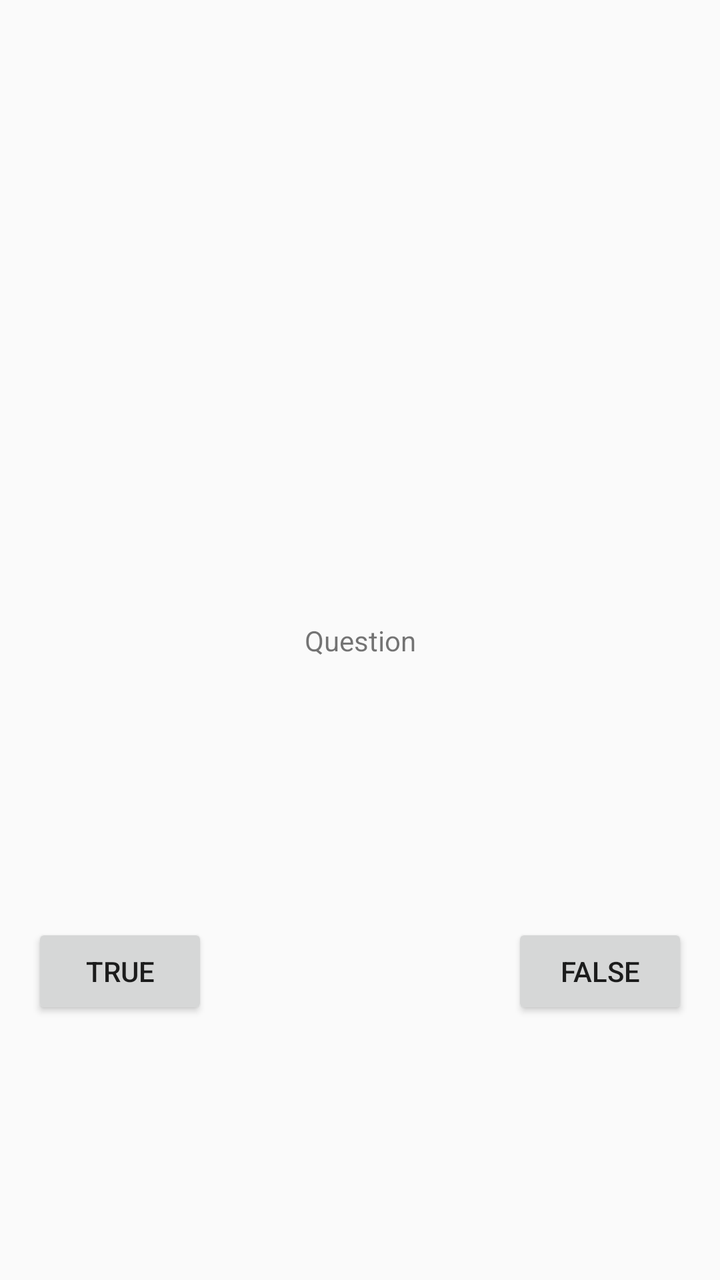
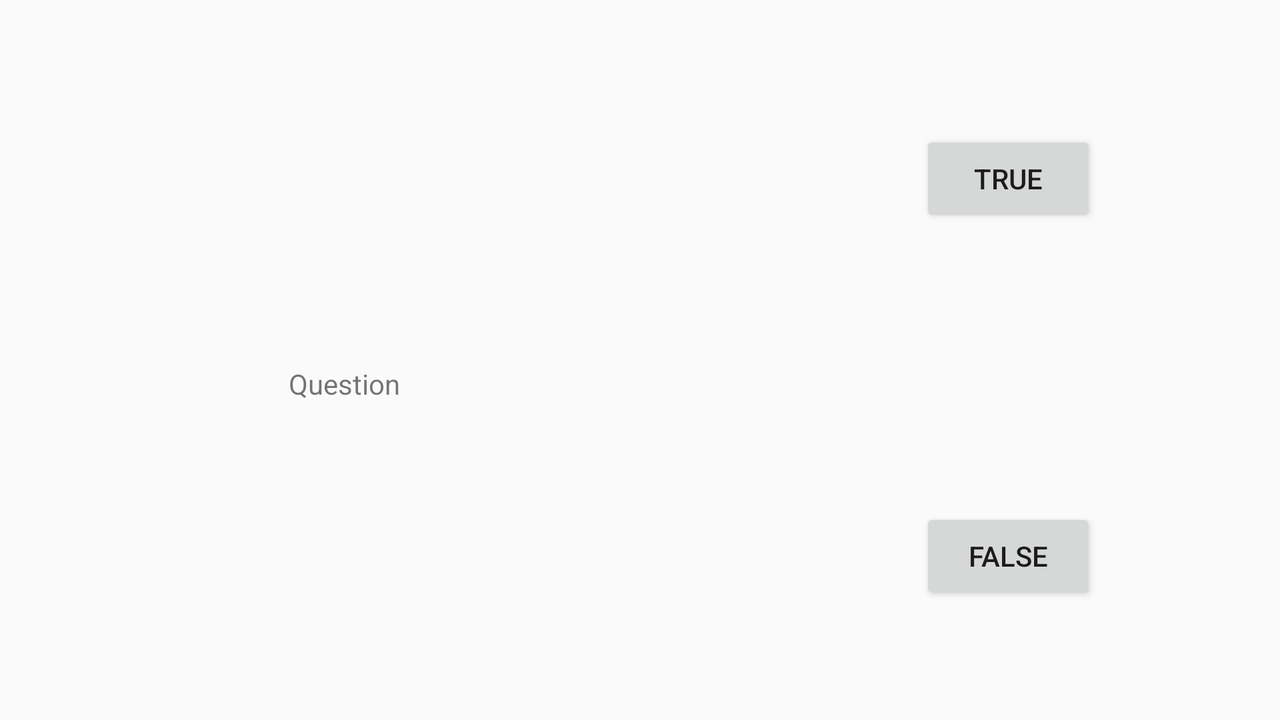

First picture: res/layout/ on a phone held upright. Second picture: the repository's own variant of that layout, on a device whose configuration matches the variant's folder. Source for both follows.
<!-- AndroidManifest.xml: application theme Theme.TestApp -->
<!-- res/layout/activity_landscapeversion.xml -->
<?xml version="1.0" encoding="utf-8"?>
<android.support.constraint.ConstraintLayout xmlns:android="http://schemas.android.com/apk/res/android"
    xmlns:app="http://schemas.android.com/apk/res-auto"
    xmlns:tools="http://schemas.android.com/tools"
    android:layout_width="match_parent"
    android:layout_height="match_parent"
    tools:context=".MainActivity">

    <TextView
        android:id="@+id/question"
        android:layout_width="wrap_content"
        android:layout_height="wrap_content"
        android:text="Question"
        app:layout_constraintBottom_toBottomOf="parent"
        app:layout_constraintEnd_toEndOf="parent"
        app:layout_constraintStart_toStartOf="parent"
        app:layout_constraintTop_toTopOf="parent" />

    <Button
        android:id="@+id/trueButton"
        android:layout_width="wrap_content"
        android:layout_height="wrap_content"
        android:layout_marginStart="16dp"
        android:onClick="selectTrue"
        android:text="True"
        app:layout_constraintBottom_toBottomOf="parent"
        app:layout_constraintStart_toStartOf="parent"
        app:layout_constraintTop_toBottomOf="@+id/question"
        app:layout_constraintVertical_bias="0.503" />

    <Button
        android:id="@+id/falseButton"
        android:layout_width="wrap_content"
        android:layout_height="wrap_content"
        android:layout_marginEnd="16dp"
        android:onClick="selectFalse"
        android:text="False"
        app:layout_constraintBottom_toBottomOf="parent"
        app:layout_constraintEnd_toEndOf="parent"
        app:layout_constraintTop_toBottomOf="@+id/question"
        app:layout_constraintVertical_bias="0.503" />

</android.support.constraint.ConstraintLayout>
<!-- resources referenced by this layout -->
<resources>
  <style name="Theme.TestApp" parent="Theme.AppCompat.Light.NoActionBar">
          
          <item name="colorPrimary">@color/purple_500</item>
          <item name="colorPrimaryDark">@color/purple_700</item>
          <item name="colorAccent">@color/teal_200</item>
          
      </style>
  <color name="purple_500">#FF6200EE</color>
  <color name="purple_700">#FF3700B3</color>
  <color name="teal_200">#FF03DAC5</color>
</resources>
<!-- res/layout-land/activity_landscapeversion.xml (the repository's variant of the layout above) -->
<!-- drawn on the phone turned sideways -->
<?xml version="1.0" encoding="utf-8"?>
<android.support.constraint.ConstraintLayout xmlns:android="http://schemas.android.com/apk/res/android"
    xmlns:app="http://schemas.android.com/apk/res-auto"
    xmlns:tools="http://schemas.android.com/tools"
    android:layout_width="match_parent"
    android:layout_height="match_parent"
    tools:context=".MainActivity">

    <TextView
        android:id="@+id/question"
        android:layout_width="wrap_content"
        android:layout_height="wrap_content"
        android:text="Question"
        app:layout_constraintBottom_toBottomOf="parent"
        app:layout_constraintEnd_toEndOf="parent"
        app:layout_constraintHorizontal_bias="0.247"
        app:layout_constraintStart_toStartOf="parent"
        app:layout_constraintTop_toTopOf="parent"
        app:layout_constraintVertical_bias="0.535" />

    <Button
        android:id="@+id/trueButton"
        android:layout_width="wrap_content"
        android:layout_height="wrap_content"
        android:layout_marginEnd="92dp"
        android:onClick="selectTrue"
        android:text="True"
        app:layout_constraintBottom_toTopOf="@+id/question"
        app:layout_constraintEnd_toEndOf="parent"
        app:layout_constraintTop_toTopOf="parent"
        app:layout_constraintVertical_bias="0.487" />

    <Button
        android:id="@+id/falseButton"
        android:layout_width="wrap_content"
        android:layout_height="wrap_content"
        android:layout_marginEnd="92dp"
        android:onClick="selectFalse"
        android:text="False"
        app:layout_constraintBottom_toBottomOf="parent"
        app:layout_constraintEnd_toEndOf="parent"
        app:layout_constraintTop_toBottomOf="@+id/question"
        app:layout_constraintVertical_bias="0.477" />

</android.support.constraint.ConstraintLayout>
